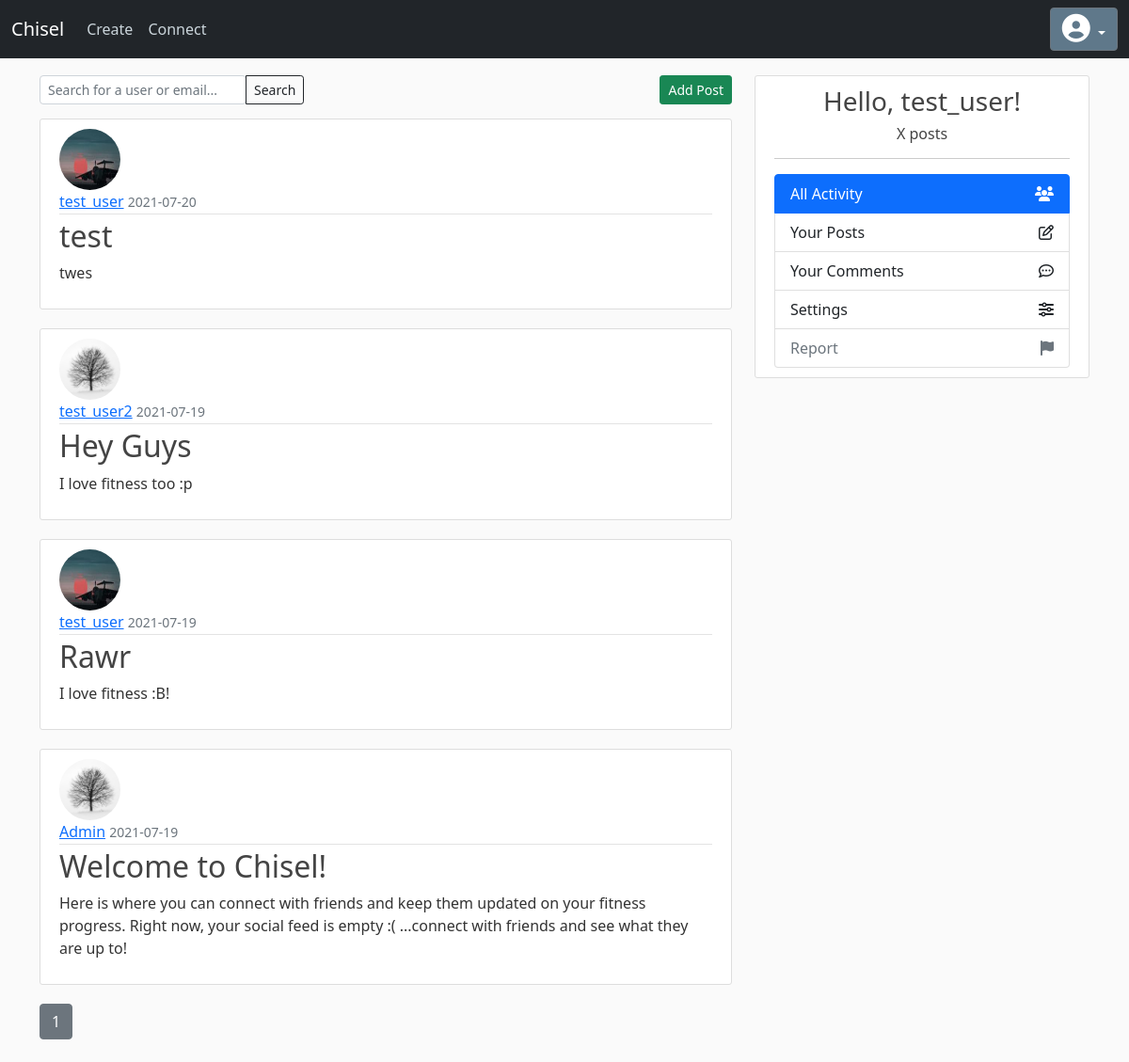
/connect (signed in), run on the app's committed database.
### chisel/models/Customer.py (models this page shows, shortened)
class Post(db.Model):
    id = db.Column(db.Integer, primary_key=True)
    title = db.Column(db.String(100), nullable=False)
    date_posted = db.Column(db.DateTime, nullable=False, default=datetime.utcnow)
    content = db.Column(db.Text, nullable=False)
    user_id = db.Column(db.Integer, db.ForeignKey('customer.id'), nullable=False)

class Customer(db.Model, UserMixin):
    id = db.Column(db.Integer, primary_key = True)
    username = db.Column(db.String(80), unique=True, nullable=False)
    email = db.Column(db.String(120), unique=True, nullable=False)
    password = db.Column(db.String(60), nullable=False)
    bio = db.Column(db.String(300), nullable=False)
    image_file = db.Column(db.String(20), nullable=False, default='default.jpg')
    posts = db.relationship('Post', backref='author', lazy=True)
    followed = db.relationship(
        'Customer', secondary=followers,
        primaryjoin=(followers.c.follower_id == id),
        secondaryjoin=(followers.c.followed_id == id),
        backref=db.backref('followers', lazy='dynamic'), lazy='dynamic')
    def followed_posts(self):
        followed = Post.query.join(
            followers, (followers.c.followed_id == Post.user_id)).filter(
                followers.c.follower_id == self.id)
        own = Post.query.filter_by(user_id=self.id)
        admin = Post.query.filter_by(user_id=1)
        return followed.union(own).union(admin).order_by(Post.date_posted.desc())

### chisel/routes.py (the view)
@app.route("/connect")
@login_required
def connect():
    page = request.args.get('page', 1, type=int)
    posts = Customer.followed_posts(current_user).paginate(page=page, per_page=5)
    q = request.args.get('q')
    if q:
        customers = Customer.query.filter(Customer.username.startswith(q) | Customer.email.startswith(q)).limit(10).all()
        return render_template('connect.html', customers=customers, username=session['customer_username'])
    return render_template('connect.html', posts=posts, username=session['customer_username'])

### chisel/models/Customer.py (called while the page is built)
@login_manager.user_loader
def load_user(user_id):
    return Customer.query.get(int(user_id))

### chisel/templates/connect.html
{% extends "base.html" %}
{% block content %}
    <div class="btn-toolbar justify-content-between" role="toolbar" aria-label="Toolbar with button groups" id="connect-toolbar">
      <form>
        <div class="input-group">
          <input type="search" name="q" class="form-control rounded btn-sm" placeholder="Search for a user or email..." aria-label="Search"
          aria-describedby="search-addon">
          <button type="submit" class="btn btn-outline-dark btn-sm">Search</button>
        </div>
      </form>
      <div class="btn-group" role="group" aria-label="First group">
        <a class="btn btn-success btn-sm" href="{{ url_for('new_post') }}">Add Post</a>
      </div>
    </div>
    {% if customers %}
      {% for customer in customers %}
          <article class="media content-section mb-1 mt-1">
            <div class="media-body">
              <div class="article-metadata">
                <img class="rounded-circle article-img" src="{{ url_for('static', filename='images/profile_pics/' + customer.image_file) }}">
                <large class="search-username">{{customer.username  }}</large>
                <small class="text-muted">/ {{customer.email }}</small>
                <a class="mr-2 btn btn-info btn-sm pull-right" href="{{ url_for('user_posts', username=customer.username) }}">View Profile</a>
              </div>
            </div>
          </article>
      {% endfor %}
    {% else %}
      {% for post in posts.items %}
          <article class="media content-section">
            <img class="rounded-circle article-img" src="{{ url_for('static', filename='images/profile_pics/' + post.author.image_file) }}">
            <div class="media-body">
              <div class="article-metadata">
                <a class="mr-2" href="{{ url_for('user_posts', username=post.author.username) }}">{{ post.author.username }}</a>
                <small class="text-muted">{{ post.date_posted.strftime('%Y-%m-%d') }}</small>
              </div>
              <h2><a class="article-title" href="{{ url_for('post', post_id=post.id) }}">{{ post.title }}</a></h2>
              <p class="article-content">{{ post.content }}</p>
            </div>
          </article>
      {% endfor %}
      {% for page_num in posts.iter_pages(left_edge=1, right_edge=1, left_current=1, right_current=2) %}
        {% if page_num %}
          {% if posts.page == page_num %}
            <a class="btn btn-secondary mb-4" href="{{ url_for('connect', page=page_num) }}">{{ page_num }}</a>
          {% else %}
            <a class="btn btn-outline-secondary mb-4" href="{{ url_for('connect', page=page_num) }}">{{ page_num }}</a>
          {% endif %}
        {% else %}
          ...
        {% endif %}
      {% endfor %}
    {% endif %}
{% endblock content %}
{% block sidebar %}
<div class="content-section">
  <div style="text-align: center">
    <h3>Hello, {{username}}!</h3>
    <h6>X posts</h6>
  </div>
  <hr>
  <div class="list-group">
    <a href="#" class="list-group-item list-group-item-action active connect-option">
        All Activity
        <i class="fa fa-users"></i>
    </a>
    <a href="#" class="list-group-item list-group-item-action connect-option">
      Your Posts
      <i class="fa fa-pencil-square-o"></i>
    </a>
    <a href="#" class="list-group-item list-group-item-action connect-option">
      Your Comments
      <i class="fa fa-commenting-o"></i>
    </a>
    <a href="#" class="list-group-item list-group-item-action connect-option">
      Settings
      <i class="fa fa-sliders"></i>
    </a>
    <a href="#" class="list-group-item list-group-item-action disabled connect-option" tabindex="-1" aria-disabled="true">
      Report
      <i class="fa fa-flag"></i>
    </a>
  </div>
</div>
{% endblock %}

### chisel/templates/base.html (shortened to what this page needs)
<!DOCTYPE html>
<html>
<head>
    <link href="https://cdn.jsdelivr.net/npm/bootstrap@5.0.2/dist/css/bootstrap.min.css" rel="stylesheet">
    <link rel="stylesheet" type="text/css" href="{{ url_for('static', filename='dashboard.css') }}">
    <link rel="stylesheet" href="https://cdnjs.cloudflare.com/ajax/libs/font-awesome/4.7.0/css/font-awesome.min.css">
</head>
<body>
    <header class="site-header">
      <nav class="navbar navbar-expand-md navbar-dark bg-dark fixed-top">
        <div class="container-fluid">
          <a class="navbar-brand" href="#">Chisel</a>
          <div class="collapse navbar-collapse" id="navbarSupportedContent">
            <ul class="navbar-nav me-auto mb-2 mb-lg-0">
              <li class="nav-item">
                <a class="nav-link" href="{{ url_for('dashboard') }}">Create</a>
              </li>
              <li class="nav-item">
                <a class="nav-link" href="{{ url_for('connect') }}">Connect</a>
              </li>
            </ul>
            <div class="btn-group">
                <button type="button" class="btn btn-secondary dropdown-toggle bg-steel" data-bs-toggle="dropdown" aria-expanded="false">
                    <i class='fa fa-user-circle' style='font-size:30px'></i>
                </button>
            </div>
          </div>
          </div>
      </nav>
    </header>
    <main role="main" class="container" id="main-content">
      <div class="row">
        <div class="col-md-8">
          {% block content %}{% endblock %}
        </div>
        <div class="col-md-4">
          {% block sidebar %}{% endblock %}
        </div>
      </div>
    </main>
</body>
</html>

### chisel/static/dashboard.css (style rules this page uses)
body { background: #fafafa; color: #333333; margin-top: 5rem; }
h1, h2, h3, h4, h5, h6 { color: #444444; }
.connect-option { display: flex; justify-content: space-between; align-items: center; }
.bg-steel { background-color: #5f788a; }
#main-content { margin-top: 5%; }
#connect-toolbar { margin-bottom: 2%; }
.site-header .navbar-nav .nav-link { color: #cbd5db; }
.content-section { background: #ffffff; padding: 10px 20px; border: 1px solid #dddddd; border-radius: 3px; margin-bottom: 20px; }
.article-title { color: #444444; text-decoration: none; }
.article-content { white-space: pre-line; }
.article-img { height: 65px; width: 65px; margin-right: 16px; }
.article-metadata { padding-bottom: 1px; margin-bottom: 4px; border-bottom: 1px solid #e3e3e3 }

### data on the page
Post: image_file (picture), author.username "test_user", date_posted "2021-07-20", title "test", content "twes"
Post: image_file (placeholder picture), author.username "test_user2", date_posted "2021-07-19", title "Hey Guys", content "I love fitness too :p"
Post: image_file (picture), author.username "test_user", date_posted "2021-07-19", title "Rawr", content "I love fitness :B!"
Post: image_file (placeholder picture), author.username "Admin", date_posted "2021-07-19", title "Welcome to Chisel!", content "Here is where you can connect with friends and keep them updated on your fitness progress. Right now, your social feed is empty :( ...connect with friends and see what they are up to!"
Customer: username "test_user"

### other printed values
{{ page_num }} "1"
